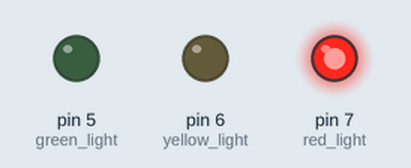
Simulated run of this sketch. Board: Arduino Uno, built with avr-gcc and run on an emulated ATmega328P. Parts: output pins drawn as LEDs (lit = HIGH).

Above: at 0.5 s.
At 1.5 s:
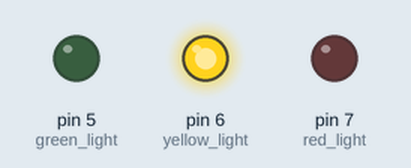
At 5.5 s:
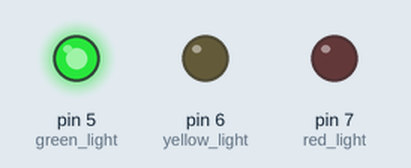
Timing chart, 0 to 6.9 s (numbered marks = the images above):
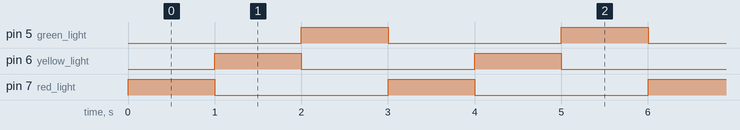

The sketch:

sketch_jun16b.ino
```cpp
const int red_light = 7;
const int yellow_light = 6;
const int green_light = 5;

void setup() {
  pinMode(red_light, OUTPUT);
  pinMode(yellow_light, OUTPUT);
  pinMode(green_light, OUTPUT);
}

void loop() {
  digitalWrite(red_light, HIGH);
  digitalWrite(yellow_light, LOW);
  digitalWrite(green_light, LOW);
  delay(1000);


  digitalWrite(red_light, LOW);
  digitalWrite(yellow_light, HIGH);
  digitalWrite(green_light, LOW);
  delay(1000);

  digitalWrite(red_light, LOW);
  digitalWrite(yellow_light, LOW);
  digitalWrite(green_light, HIGH);
  delay(1000);
}
```

Measured:
- by itself, pin 5 (green_light), pin 6 (yellow_light), pin 7 (red_light): alternates HIGH for 1.0 s and LOW for 2.0 s
- by itself, everything shown: repeats every 3.0 s, in 3 steps
